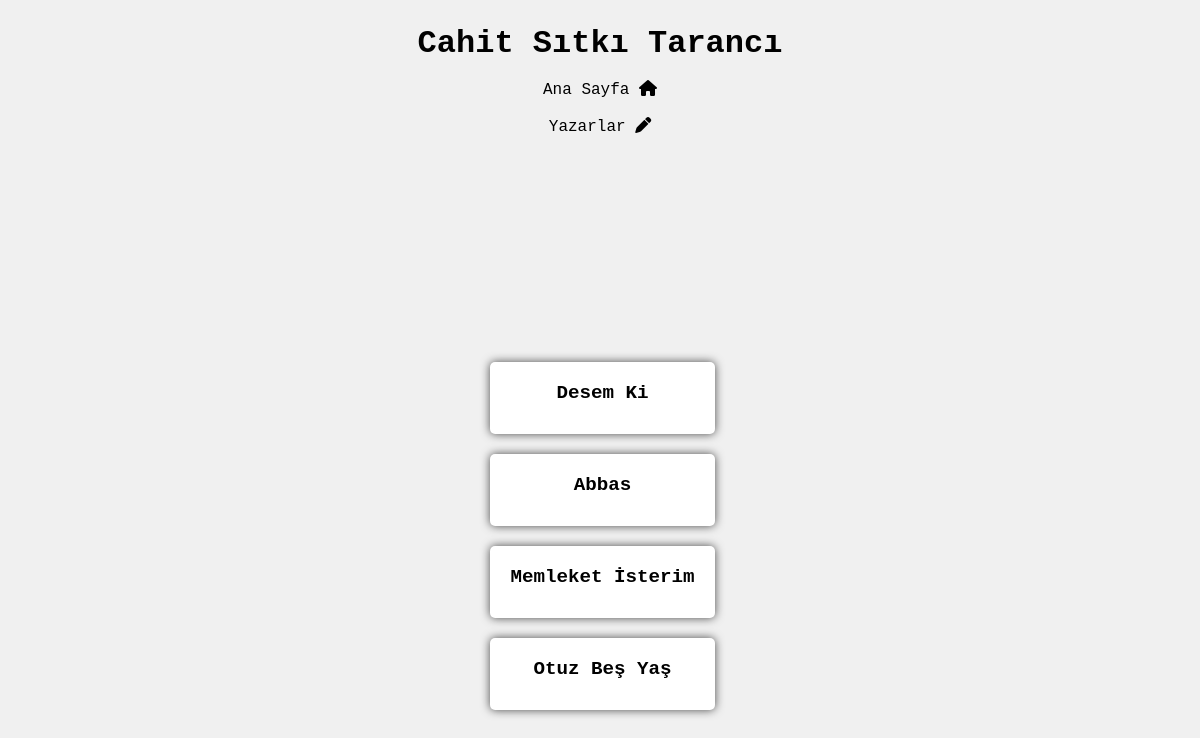
/authorpoet2/, run on an earlier commit of the app's database.
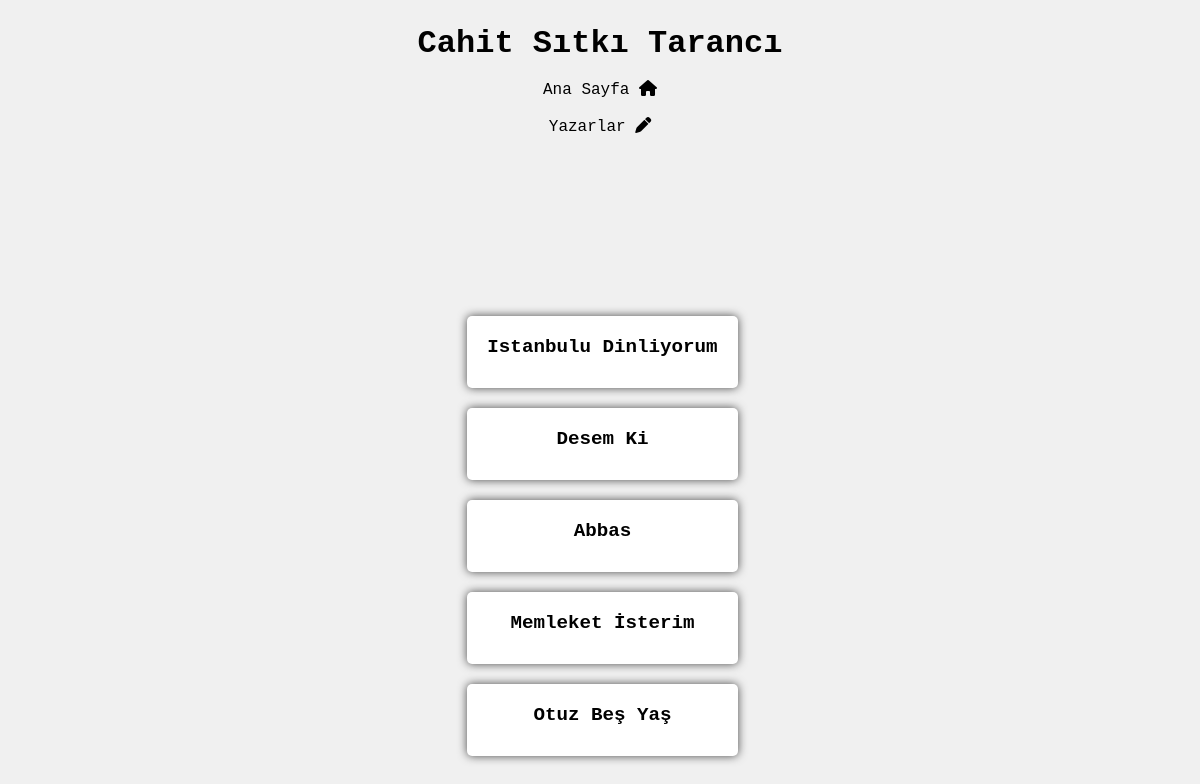
And on a later commit of the database.
### poetsShown/models.py (models this page shows, shortened)
class poets_shown(models.Model):
    poetAuthor = models.ForeignKey(poet_author,on_delete=models.CASCADE)
    poetName = models.CharField(max_length=60)
    poetContext = models.TextField(max_length=4000)
    popularity = models.PositiveIntegerField(default=0)

### poetsShown/views.py (the view)
# urls.py: path("authorpoet<int:pk>/", views.authorPoets, name='author_shown'),
def authorPoets(request, pk):
    author = get_object_or_404(poet_author, pk=pk)
    authorPoet = poets_shown.objects.filter(poetAuthor=author).order_by('-id')
    return render(request, 'poetsShown/authorPoets.html', {
        'authorPoet': authorPoet,
        'author':author,
        })

### poetsShown/models.py (called while the page is built)
    def __str__(self):
        return self.author

### poetsShown/templates/poetsShown/authorPoets.html (shortened to what this page needs)
{% load static %}
<!DOCTYPE html>
<html lang="en">
<head>
    <link rel="stylesheet" href="{% static 'poetsShown/css/authorPoets.css' %}">
</head>
<body>
    <h1>{{author}}</h1>
    <br>
    <a href="{% url 'index' %}">Ana Sayfa <i class="fa-solid fa-house"></i></a>
    <br>
    <br>
    <a href="{% url 'author' %}">Yazarlar <i class="fa-solid fa-pen"></i></a>
    <div class="container">
        {% for poet in authorPoet %}
    <ul class="authorList">
        <li class="authorShow">
                <div class="author"><a href="{% url 'poet_show' pk=poet.id %}">{{ poet.poetName }}</a></div>
        </li>
        {% endfor %}
    </ul>
    </div>
</body>
</html>

What changed in the data, as far as the page shows it:
added poets_shown: poetName "Istanbulu Dinliyorum"
